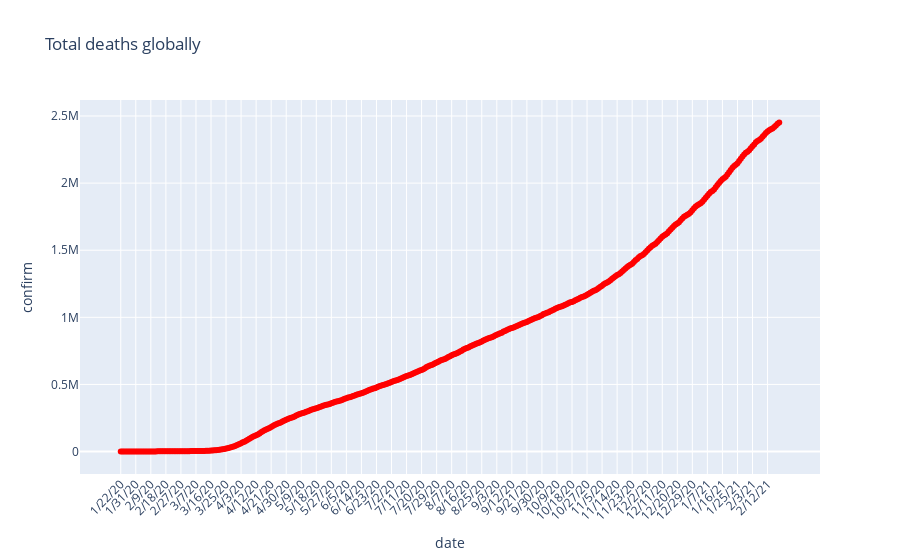

The cell this chart's notebook holds for it:
### Markdown cell above
### Death Cases :

### Code cell
#Global death cases
fig = go.Figure(data=go.Scatter(x=deaths_agg.index, y = deaths_agg.values, mode = 'lines+markers' ,line=dict(color='red',width=2)))
fig.update_layout(title='Total deaths globally', yaxis_title = 'confirm',xaxis_title='date',xaxis_tickangle = 315)
fig.show()

### Figure 1 — Plotly figure (JSON) as saved in the notebook; plotly's stock layout.template omitted (floating-point values rounded to 4 significant figures; data arrays with more than 128 entries replaced by an {"elided": "..."} marker saying what was removed)
{"data": [{"line": {"color": "red", "width": 2}, "mode": "lines+markers", "type": "scatter", "x": {"elided": "395 str values"}, "y": {"elided": "395 int values"}}], "layout": {"title": {"text": "Total deaths globally"}, "xaxis": {"tickangle": -45, "title": {"text": "date"}}, "yaxis": {"title": {"text": "confirm"}}}}
